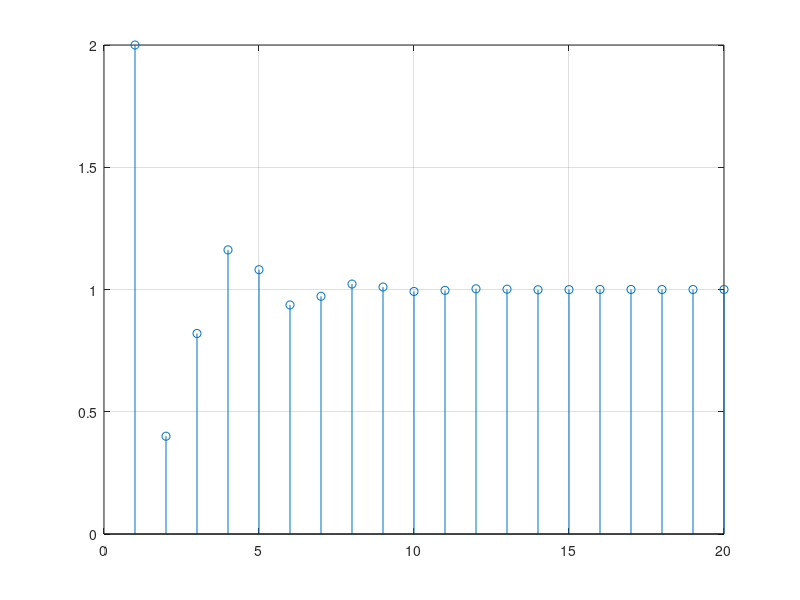

The MATLAB source for this figure:
clc;
clear;

t = linspace(0, 2*pi, 1000);
x = cos(t);
y = sin(t);

z1 = roots([1 -0.3]);
p1 = roots([1 0.3 0.36 0.108]);

figure(1)
plot(real(p1), imag(p1),'x',real(z1),imag(z1),'o', x,y,'-b');
grid on;
xlabel('Real(z)');
ylabel('Imag(z)');
axis([-1 1 -1 1]);

[r1,p1,k1] = residue([1 -0.3],[1 0.3 0.36 0.108]);

t = 1:1:20;
x1 = 0;
for i = 1:1:length(r1)
    if i == 1
        imp = 1;
    else
        imp = 0;
    end
    x1 = x1 + imp +  r1(i).*p1(i).^t;
end

stem(abs(x1));
grid on;
